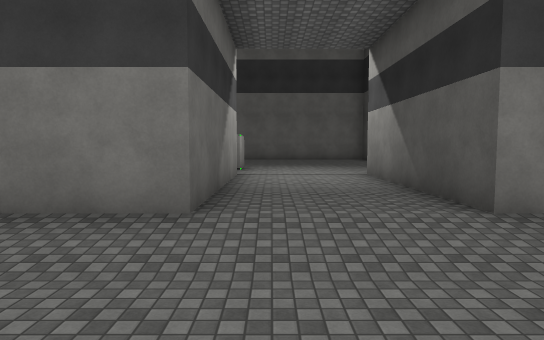
View 1 (above)

13 first-person views from a walk through a scene from a Unity 3-D project. The camera is 1.5 m above the floor, tilts 4° down and sees 75° across. The floor is counted in squares, 2 m on a side. Each view is taken from the middle of a square. On the plan, view 1 faces up. The plan holds only what a view shows up to about 11 squares ahead; the rest is blank. The place goes on beyond the plan. The player is left out. Some animated figures are not drawn. Surface patterns are stand-ins for the level's own textures.

View 2
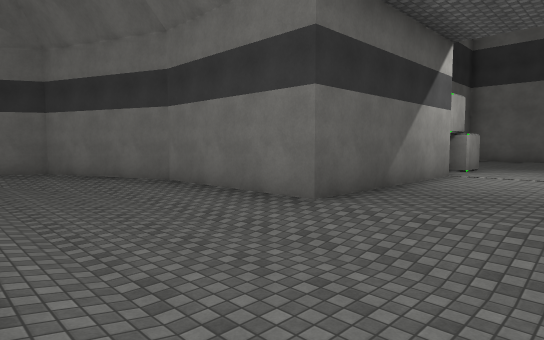

View 3
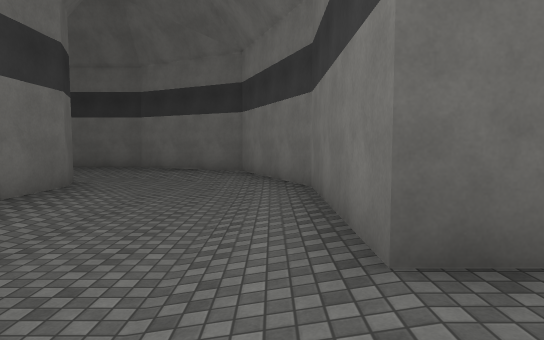

View 4
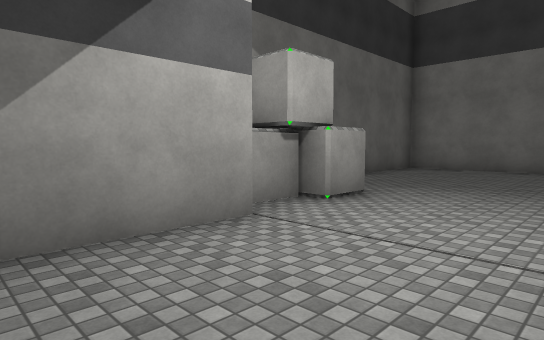

View 5
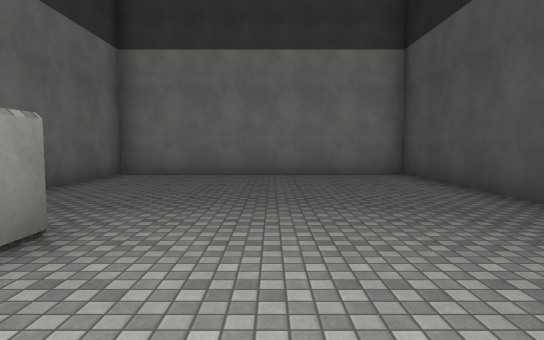

View 6
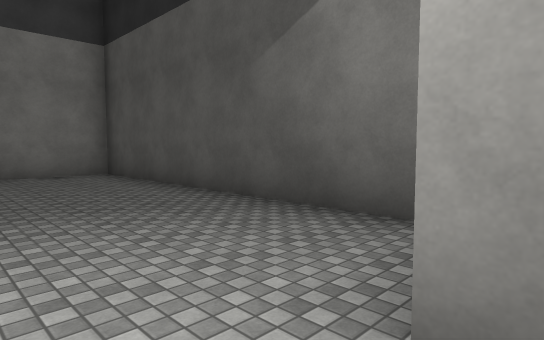

View 7
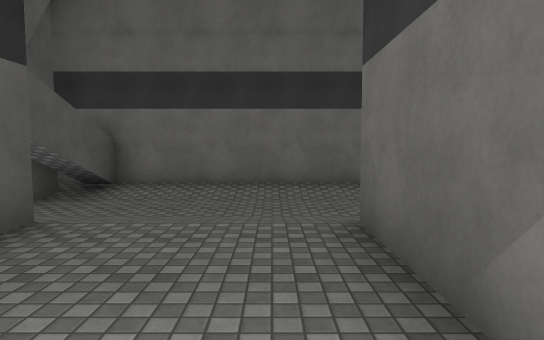

View 8
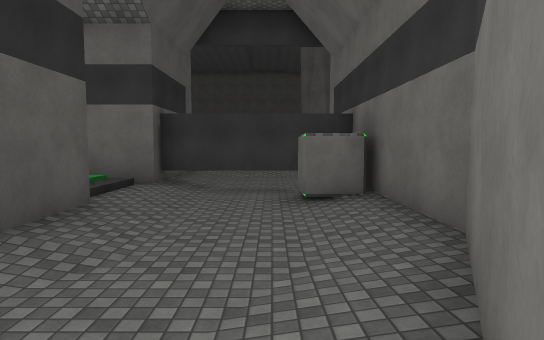

View 9
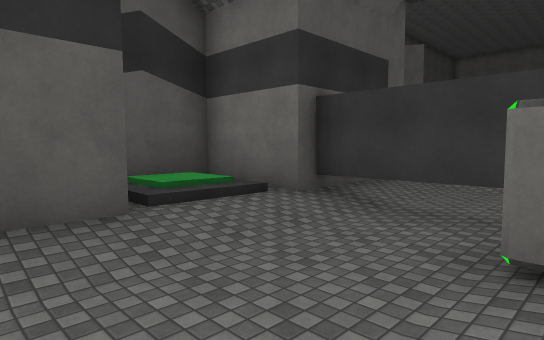

View 10
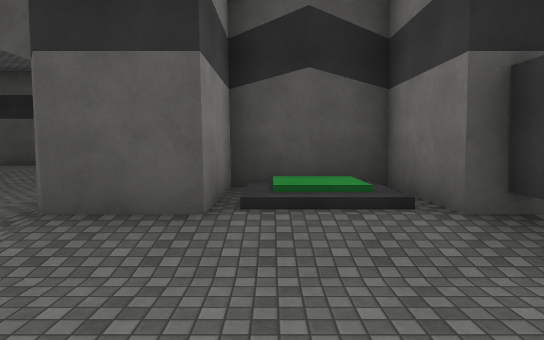

View 11
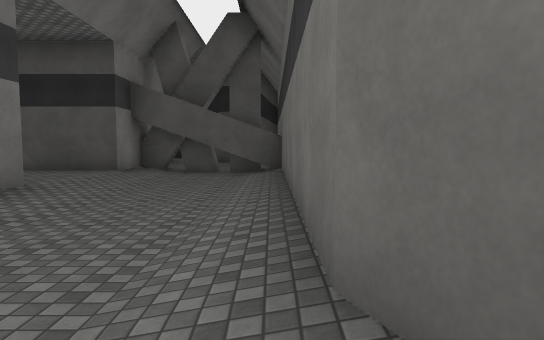

View 12
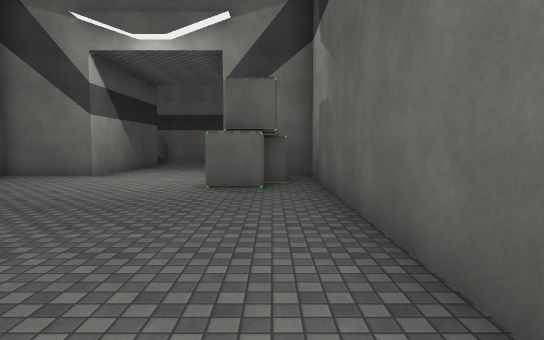

View 13
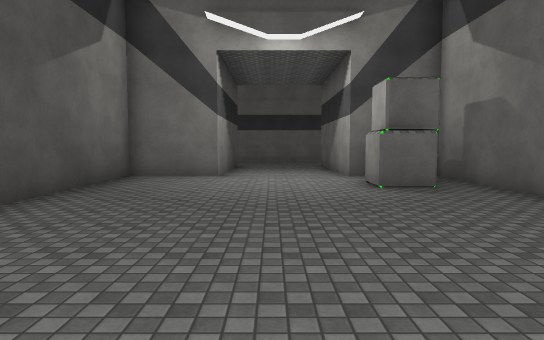

### Floor plan
Key: @ floor where view 1 was taken; # wall or solid block; . main floor; - floor 0.25 m lower than the main floor; / step, stairs or slope.
Columns run from 10 left of view 1 to 5 right of it. Each row starts with its distance up from view 1.
 18        #########
 17        #.......#
 16        #.......#
 15        #.......#
 14        #.......#
 13        #.......#
 12        #.......#
 11        #.......#
 10        ###.....#
  9        ##......#
  8         ##...###
  7          #...#
  6          #...#
  5          #...#
  4     ######...##
  3   ###/////////#
  2  #.//---------#
  1  #/----------##
  0 #//-//////@//##
 -1 #/--/#########
 -2 #/--/###
 -3 #/--///#
 -4 ##--///#
 -5  /--.###
 -6  #####

Positions as (right, up) in squares from view 1, and headings:
1: (0, 0), facing up
2: (2, 0), facing up-left
3: (1, 3), facing left
4: (2, 6), facing up-left
5: (1, 8), facing up
6: (1, 8), facing up-right
7: (0, 7), facing down
8: (-8, 2), facing down
9: (-9, -1), facing down-right
10: (-9, -3), facing right
11: (-6, 0), facing right
12: (-2, 17), facing down
13: (1, 17), facing down
